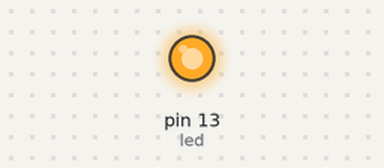
Bench run of a sketch on a simulated Arduino Uno, built with avr-gcc and run on an emulated ATmega328P. Shown: output pins drawn as LEDs (lit = HIGH).

Above: at 0.1 s.
At 3.1 s:
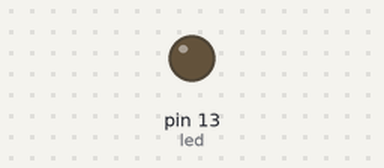
Timing chart, 0 to 4.6 s (numbered marks = the images above):
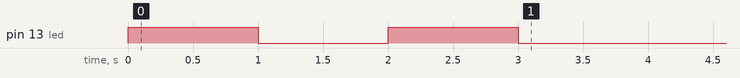

The sketch:

Codigo_1.ino
```cpp
#define led 13

void setup (){
    pinMode(led,OUTPUT);
    digitalWrite(led,HIGH);
    delay(1000);
    digitalWrite(led,LOW);
    delay(1000);
    digitalWrite(led,HIGH);
    delay(1000);
    digitalWrite(led,LOW);

}
void loop (){

}
```
